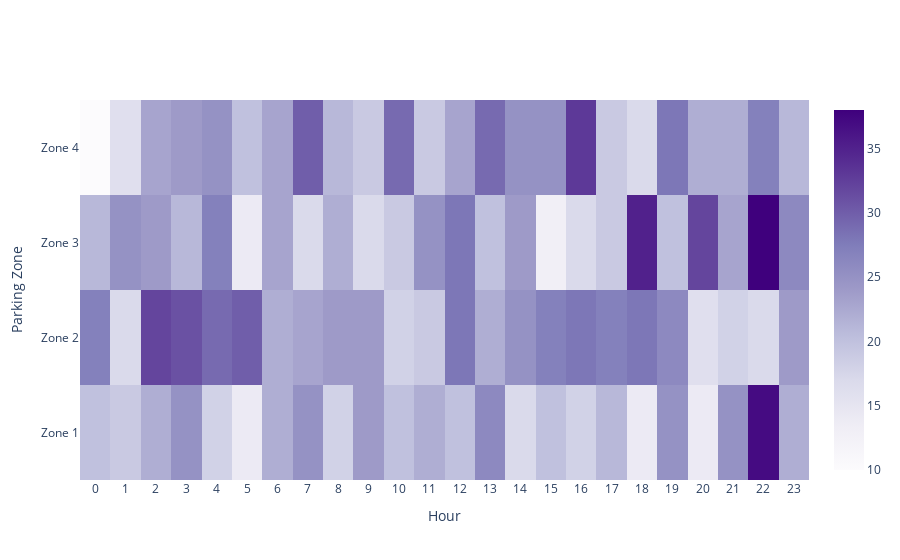

Notebook source saved alongside this figure:
### Code cell
plot_heatmap(df1, 'parking_zone', 'hour')

### Figure 1 — Plotly figure (JSON) as saved in the notebook; plotly's stock layout.template omitted (floating-point values rounded to 4 significant figures)
{"data": [{"colorscale": [[0, "rgb(252,251,253)"], [0.125, "rgb(239,237,245)"], [0.25, "rgb(218,218,235)"], [0.375, "rgb(188,189,220)"], [0.5, "rgb(158,154,200)"], [0.625, "rgb(128,125,186)"], [0.75, "rgb(106,81,163)"], [0.875, "rgb(84,39,143)"], [1, "rgb(63,0,125)"]], "type": "heatmap", "x": [0, 1, 2, 3, 4, 5, 6, 7, 8, 9, 10, 11, 12, 13, 14, 15, 16, 17, 18, 19, 20, 21, 22, 23], "y": ["Zone 1", "Zone 2", "Zone 3", "Zone 4"], "z": [[20, 19, 22, 25, 18, 14, 22, 25, 18, 24, 20, 22, 20, 26, 17, 20, 18, 21, 14, 25, 14, 25, 37, 22], [27, 17, 32, 31, 29, 30, 22, 23, 24, 24, 18, 19, 28, 22, 25, 27, 28, 27, 28, 26, 16, 18, 17, 24], [21, 25, 24, 21, 27, 14, 23, 17, 22, 17, 19, 25, 28, 20, 24, 13, 17, 19, 35, 20, 32, 23, 38, 26], [10, 16, 23, 24, 25, 20, 23, 30, 21, 19, 29, 19, 23, 29, 25, 25, 33, 19, 17, 28, 22, 22, 27, 21]]}], "layout": {"title": {"text": ""}, "xaxis": {"nticks": 36, "title": {"text": "Hour"}}, "yaxis": {"title": {"text": "Parking Zone"}}}}
